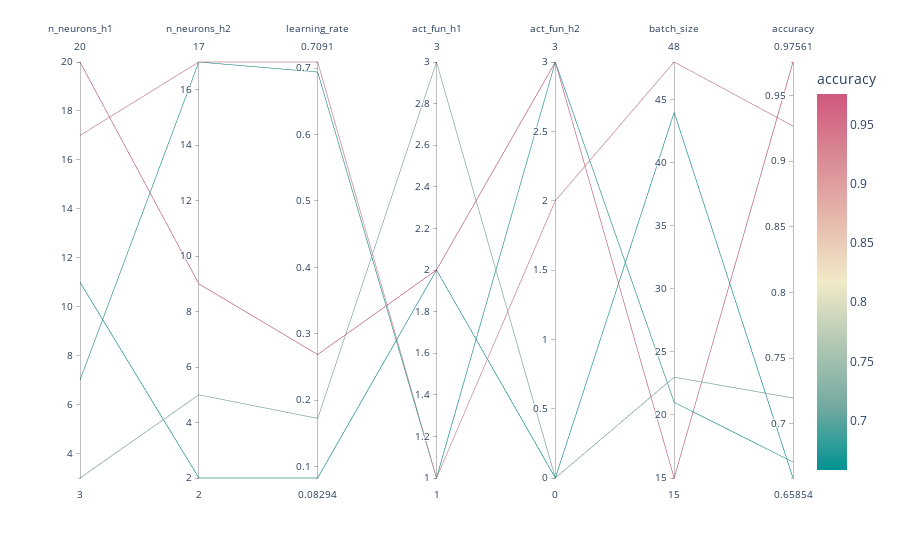

Notebook source saved alongside this figure:
### Code cell
import plotly.express as px
df = pd.DataFrame(data)
fig = px.parallel_coordinates(df, color="accuracy",
#                               dimensions=['n_neurons_h1', 'n_neurons_h2', 'learning_rate', 'batch_size'],
                             color_continuous_scale=px.colors.diverging.Tealrose)
fig.show()

### Figure 1 — Plotly figure (JSON) as saved in the notebook; plotly's stock layout.template omitted (floating-point values rounded to 4 significant figures)
{"data": [{"dimensions": [{"label": "n_neurons_h1", "values": [7, 20, 11, 17, 3]}, {"label": "n_neurons_h2", "values": [17, 9, 2, 17, 5]}, {"label": "learning_rate", "values": [0.6939, 0.2688, 0.08294, 0.7091, 0.1726]}, {"label": "act_fun_h1", "values": [1, 2, 2, 1, 3]}, {"label": "act_fun_h2", "values": [3, 3, 0, 2, 0]}, {"label": "batch_size", "values": [21, 15, 44, 48, 23]}, {"label": "accuracy", "values": [0.6707, 0.9756, 0.6585, 0.9268, 0.7195]}], "domain": {"x": [0, 1], "y": [0, 1]}, "line": {"color": [0.6707, 0.9756, 0.6585, 0.9268, 0.7195], "coloraxis": "coloraxis"}, "name": "", "type": "parcoords"}], "layout": {"autosize": true, "coloraxis": {"colorbar": {"title": {"text": "accuracy"}}, "colorscale": [[0, "rgb(0, 147, 146)"], [0.1667, "rgb(114, 170, 161)"], [0.3333, "rgb(177, 199, 179)"], [0.5, "rgb(241, 234, 200)"], [0.6667, "rgb(229, 185, 173)"], [0.8333, "rgb(217, 137, 148)"], [1, "rgb(208, 88, 126)"]]}, "legend": {"tracegroupgap": 0}, "margin": {"t": 60}}}
